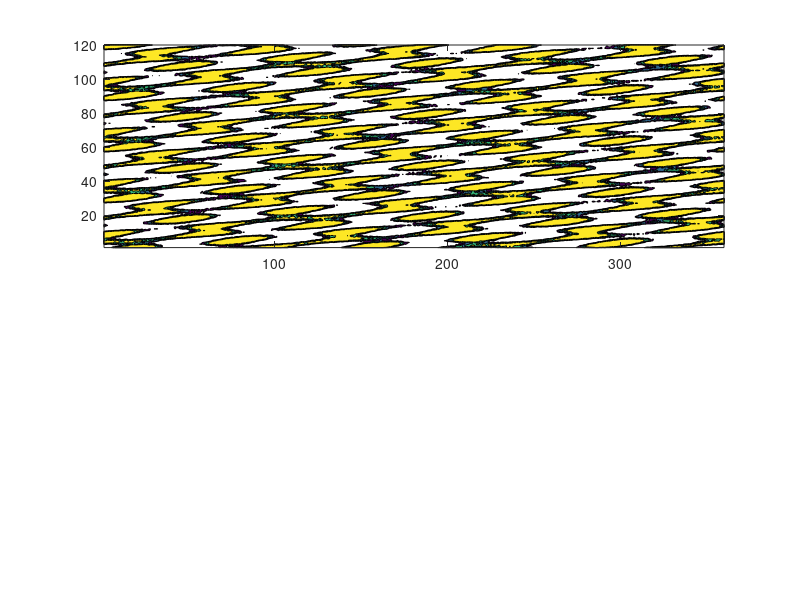

This chart was generated by the following MATLAB code: (Note: this script raises an error after producing the figure.)
% Space-time Spectral Analysis test
clear; clc; close all;

lon = 360;    % degrees in longitude
time = 120;   % days

[llon,ttime]=meshgrid([1:lon],[1:time]);

k1 = 8; w1 = 1/10;
v1 = sin(2*pi*k1*(llon/360)-2*pi*w1*ttime);

k2 = 5; w2 = -1/30;
v2 = sin(2*pi*k2*(llon/360)-2*pi*w2*ttime);

k3 = 6; w3 = 1/5;
v3 = sin(2*pi*k3*(llon/360)-2*pi*w3*ttime);

v = v1 +v2 +v3 +0.5*rand(size(v1));
figure;
subplot(2,1,1);
contourf(llon,ttime,v,[0.25:0.25:1]);

%[East, West] = space_time_Hayashi(v',v');
[East, West] = space_time_fft2(v',v');
freq=[0:size(East,2)-1]/(size(East,2)-1)*0.5;
wavenum=[0:size(East,1)-1];
subplot(2,1,2);
plot_spec_tk_new(freq,wavenum,East',West',0.1);

% testing Parseval theorem
vv1=mean(mean(v.*v))

vv2= sum(sum(East(2:end,2:end))) +sum(sum(West(2:end,2:end-1)))   ...  %
    +0.5*sum(sum(East(2:end,1))) +0.5*sum(sum(West(2:end,1)))     ...  % frequency = 0
    +0.5*sum(sum(East(1,1:end))) +0.5*sum(sum(West(1,2:end-1)))        % wavenumber = 0
